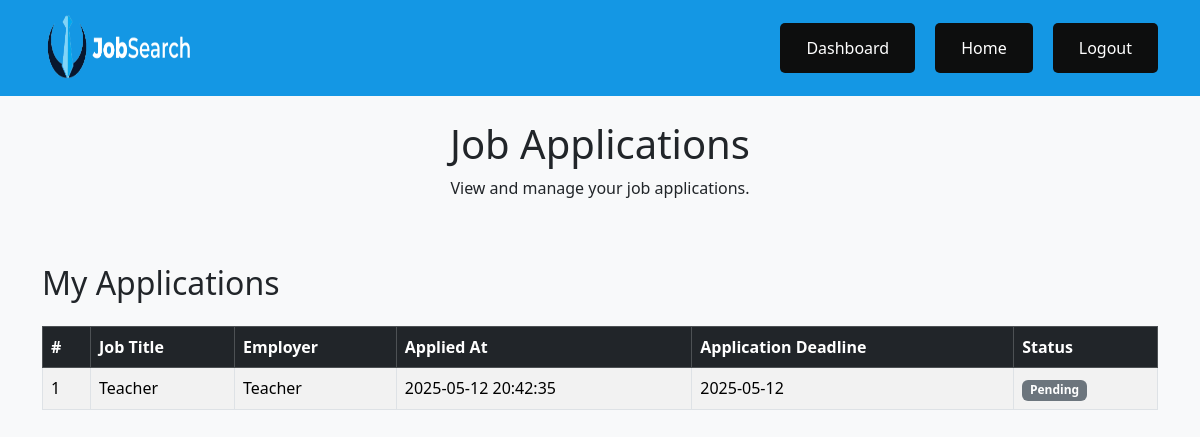
The page /dashboards/my_applications.php (signed in) on the database its author committed.
### tables this page shows
CREATE TABLE `applications` (
  `application_id` int(11) NOT NULL,
  `user_id` int(11) NOT NULL,
  `job_id` int(11) NOT NULL,
  `jobseeker_id` int(11) NOT NULL,
  `cover_letter` text DEFAULT NULL,
  `applied_at` timestamp NULL DEFAULT current_timestamp(),
  `status` enum('pending','accepted','rejected') DEFAULT 'pending'
);

CREATE TABLE `job_posts` (
  `job_id` int(11) NOT NULL,
  `employer_id` int(11) NOT NULL,
  `employer_name` varchar(40) NOT NULL DEFAULT '',
  `category_id` int(255) NOT NULL,
  `title` varchar(150) NOT NULL,
  `post_number` int(200) NOT NULL,
  `qualifications` varchar(500) NOT NULL,
  `salary_range` varchar(50) NOT NULL,
  `company_id` int(11) NOT NULL,
  `location_id` int(11) NOT NULL,
  `application_start` date NOT NULL,
  `duties` varchar(255) NOT NULL,
  `application_end` date NOT NULL,
  `posted_at` timestamp NULL DEFAULT current_timestamp(),
  `status` enum('active','closed') DEFAULT 'active'
);

### dashboards/my_applications.php (the view, shortened to what this page needs)
<?php
require_once '../includes/db.php';
$user_id = $_SESSION['user_id'];
$sql = "
    SELECT
        a.application_id,
        a.cover_letter,
        a.applied_at,
        a.status,
        j.title AS job_title,
        j.employer_name,
        j.application_end
    FROM applications a
    JOIN job_posts j ON a.job_id = j.job_id
    WHERE a.jobseeker_id = ?
    ORDER BY a.applied_at DESC
";
$stmt = $pdo->prepare($sql);
$stmt->execute([$user_id]);
$applications = $stmt->fetchAll(PDO::FETCH_ASSOC);
?>
<!DOCTYPE html>
<html lang="en">
<head>
    <link href="https://cdn.jsdelivr.net/npm/bootstrap@5.3.2/dist/css/bootstrap.min.css" rel="stylesheet">
    <link rel="stylesheet" href="../assets/main_nav.css">
</head>
<body class="bg-light">
    <nav class="navbar navbar-expand-lg navbar-dark bg-primary">
        <div class="container">
            <a class="navbar-brand" href="../index.php">
                <img src="/templates/pwk.png" alt="Logo" style="max-width:150px;" />
            </a>
            <div class="collapse navbar-collapse justify-content-end" id="navbarNav">
                <ul class="navbar-nav">
                    <li class="nav-item"><a class="nav-link" href="job_seeker_dashboard.php">Dashboard</a></li>
                    <li class="nav-item"><a class="nav-link" href="../index.php">Home</a></li>
                    <li class="nav-item"><a class="nav-link" href="../logout.php">Logout</a></li>
                </ul>
            </div>
        </div>
    </nav>
    <div class="container mt-4">
        <h1 class="text-center">Job Applications</h1>
        <p class="text-center">View and manage your job applications.</p>
    </div>
    <div class="container py-5">
        <h2 class="mb-4">My Applications</h2>
        <?php if (count($applications) > 0): ?>
            <div class="table-responsive">
                <table class="table table-bordered table-hover table-striped">
                    <thead class="table-dark">
                        <tr>
                            <th>#</th>
                            <th>Job Title</th>
                            <th>Employer</th>
                            <th>Applied At</th>
                            <th>Application Deadline</th>
                            <th>Status</th>
                        </tr>
                    </thead>
                    <tbody>
                        <?php foreach ($applications as $i => $app): ?>
                            <tr>
                                <td><?= $i + 1 ?></td>
                                <td><?= htmlspecialchars($app['job_title']) ?></td>
                                <td><?= htmlspecialchars($app['employer_name']) ?></td>
                                <td><?= htmlspecialchars($app['applied_at']) ?></td>
                                <td><?= htmlspecialchars($app['application_end']) ?></td>
                                <td>
                                    <?php
                                    $status = $app['status'] ?? 'Pending';
                                    $badgeClass = match ($status) {
                                        'accepted' => 'success',
                                        'rejected' => 'danger',
                                        default => 'secondary'
                                    };
                                    ?>
                                    <span class="badge bg-<?= $badgeClass ?>"><?= htmlspecialchars(ucfirst($status)) ?></span>
                                </td>
                            </tr>
                        <?php endforeach; ?>
                    </tbody>
                </table>
            </div>
        <?php else: ?>
            <div class="alert alert-info text-center">You haven't applied for any jobs yet.</div>
        <?php endif; ?>
    </div>
</body>
</html>

### assets/main_nav.css (style rules this page uses)
.navbar-brand img { width: 300px; height: 70px; }
.nav-item { margin-left: 20px; background-color: rgb(13, 14, 14); border-radius: 5px; padding: 5px 10px; }
.nav-link { color: white !important; }
.bg-primary { background-color: #1497e4 !important; }
.navbar-nav .nav-link { color: white !important; transition: background-color 0.3s ease, transform 0.2s ease; padding: 0.5rem 1rem !important; border-radius: 4px; }

### rows shown on the page
applications: job.title "Teacher", job.employer_name "Teacher", applied_at "2025-05-12 20:42:35", job.application_end "2025-05-12", status "Pending"
